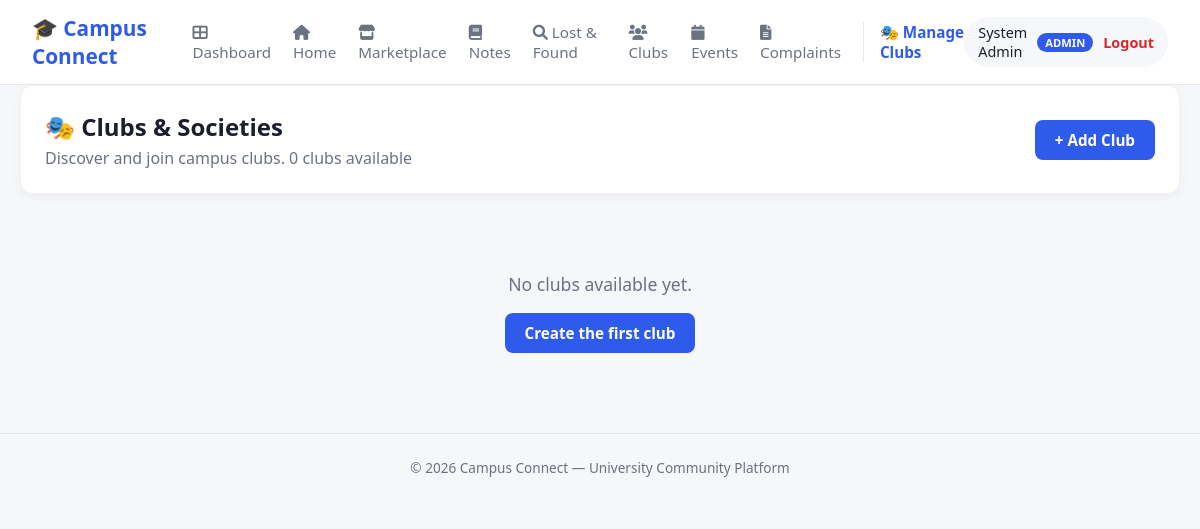
The app's page /modules/clubs/index.php (signed in), older data.
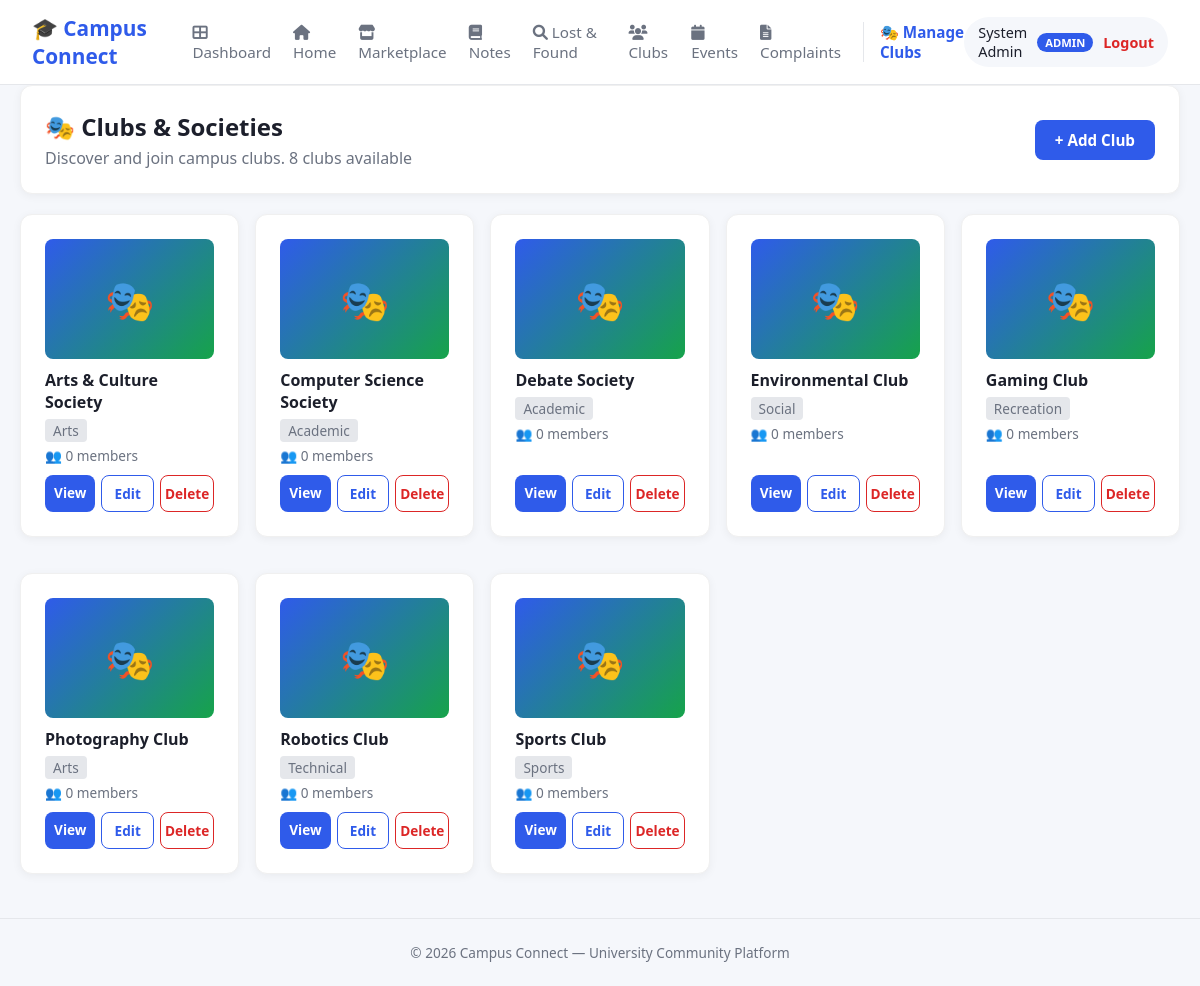
The same page, newer data.
### tables this page shows
CREATE TABLE clubs (
    club_id INT AUTO_INCREMENT PRIMARY KEY,
    club_admin_id INT NOT NULL,
    name VARCHAR(150) NOT NULL,
    description TEXT,
    category VARCHAR(80),
    logo_path VARCHAR(255) DEFAULT NULL,
    created_at TIMESTAMP DEFAULT CURRENT_TIMESTAMP,
    FOREIGN KEY (club_admin_id) REFERENCES users(user_id) ON DELETE CASCADE
);

### modules/clubs/index.php (the view, shortened to what this page needs)
<?php
require_once '../../config/db.php';
$query = "
    SELECT c.club_id, c.name, c.description, c.category, c.logo_path, c.created_at, u.full_name AS admin_name,
           (SELECT COUNT(*) FROM club_members cm WHERE cm.club_id = c.club_id AND cm.status='approved') AS member_count
    FROM clubs c
    LEFT JOIN users u ON u.user_id = c.club_admin_id
    ORDER BY c.name ASC
";
$clubs = $conn->query($query);
?>
<?php include '../../includes/header.php'; ?>
<div class="page-container">
    <div class="card" style="display:flex; justify-content:space-between; align-items:center; flex-wrap:wrap; gap:12px;">
        <div>
            <h2 style="margin:0;">🎭 Clubs & Societies</h2>
            <p style="color:var(--text-muted); margin:4px 0 0;">Discover and join campus clubs. <?php echo $clubs->num_rows; ?> club<?php echo $clubs->num_rows !== 1 ? 's' : ''; ?> available</p>
        </div>
        <div style="display:flex; gap:8px;">
            <?php if ($_SESSION['role'] === 'admin'): ?>
                <a href="add.php" class="btn btn-primary">+ Add Club</a>
            <?php endif; ?>
        </div>
    </div>
    <div class="card-grid">
        <?php if ($clubs->num_rows === 0): ?>
            <div style="grid-column: 1 / -1; padding:40px; text-align:center; color:var(--text-muted);">
                <p style="font-size:1.1rem;">No clubs available yet.</p>
                <?php if ($_SESSION['role'] === 'admin'): ?>
                    <p><a href="add.php" class="btn btn-primary">Create the first club</a></p>
                <?php endif; ?>
            </div>
        <?php endif; ?>
        <?php while ($c = $clubs->fetch_assoc()): ?>
            <div class="card" style="display:flex; flex-direction:column;">
                <a href="view.php?id=<?php echo (int)$c['club_id']; ?>" style="text-decoration:none; flex:1;">
                    <?php if ($c['logo_path']): ?>
                        <img src="../../<?php echo htmlspecialchars($c['logo_path']); ?>" style="width:100%; height:120px; object-fit:cover; border-radius:8px; margin-bottom:10px;" alt="<?php echo htmlspecialchars($c['name']); ?>">
                    <?php else: ?>
                        <div style="width:100%; height:120px; background:linear-gradient(135deg, var(--primary), var(--success)); border-radius:8px; margin-bottom:10px; display:flex; align-items:center; justify-content:center; color:white; font-size:2.5rem;">🎭</div>
                    <?php endif; ?>
                    <h4 style="margin:0 0 6px; color:var(--text-dark);"><?php echo htmlspecialchars($c['name']); ?></h4>
                    <p style="color:var(--text-muted); font-size:0.85rem; margin:0 0 4px;">
                        <span style="background:var(--border); padding:2px 8px; border-radius:4px; display:inline-block;">
                            <?php echo htmlspecialchars($c['category'] ?: 'General'); ?>
                        </span>
                    </p>
                    <p style="font-size:0.85rem; color:var(--text-muted); margin:0 0 10px; display:flex; gap:4px;">
                        <span>👥 <?php echo (int)$c['member_count']; ?> member<?php echo $c['member_count'] !== '1' ? 's' : ''; ?></span>
                    </p>
                </a>
                <div style="display:flex; gap:6px; margin-top:auto;">
                    <a href="view.php?id=<?php echo (int)$c['club_id']; ?>" class="btn btn-primary" style="flex:1; text-align:center; padding:8px 4px; font-size:0.85rem;">View</a>
                    <?php if ($_SESSION['role'] === 'admin'): ?>
                        <a href="edit.php?id=<?php echo (int)$c['club_id']; ?>" class="btn btn-outline" style="flex:1; text-align:center; padding:8px 4px; font-size:0.85rem;">Edit</a>
                        <a href="delete.php?id=<?php echo (int)$c['club_id']; ?>" class="btn btn-outline" style="flex:1; text-align:center; padding:8px 4px; font-size:0.85rem; color:var(--danger); border-color:var(--danger);">Delete</a>
                    <?php endif; ?>
                </div>
            </div>
        <?php endwhile; ?>
    </div>
</div>
<?php include '../../includes/footer.php'; ?>

Row changes from the older to the newer data that the page shows:
added clubs: name "Arts & Culture Society", category "Arts", member_count "0"
added clubs: name "Computer Science Society", category "Academic", member_count "0"
added clubs: name "Debate Society", category "Academic", member_count "0"
added clubs: name "Environmental Club", category "Social", member_count "0"
added clubs: name "Gaming Club", category "Recreation", member_count "0"
added clubs: name "Photography Club", category "Arts", member_count "0"
added clubs: name "Robotics Club", category "Technical", member_count "0"
added clubs: name "Sports Club", category "Sports", member_count "0"
Text that changed along with them:
$clubs->num_rows: "0" → "8"
text no longer shown: "No clubs available yet. Create the first club"
